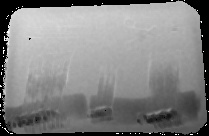
#> input picture trainImage/depth_1.jpg, 209 x 136 px, found by its file name
$ python ThresholdTuning.py   (Python 2 division)
#> lines starting #> are read from the running program, lines starting #| are printed output that depends on the picture; after the words box and inside, x2 and y2 are one past the last pixel; in counts of white or black regions, pixels touching at a corner belong together
import cv2
import numpy as np

def test():
    'read in the image'
    imgBGR = cv2.imread('training\\depth_1.jpg', 1)
#> imgBGR is the input picture: shape (136, 209, 3); min 0, max 255, mean 131

    b,g,r = cv2.split(imgBGR)

    imgBGR_copy = imgBGR.copy()
##    cv2.namedWindow('Original image', cv2.WINDOW_NORMAL)
##    cv2.imshow('Original image', imgBGR)
##    cv2.waitKey(0)

    'conver RGB into other channels'
    imgHSV = cv2.cvtColor(imgBGR, cv2.COLOR_BGR2HSV)
#> imgHSV: shape (136, 209, 3); mean H, S, V 0, 0, 131
    imgLAB = cv2.cvtColor(imgBGR, cv2.COLOR_BGR2LAB)
#> imgLAB: shape (136, 209, 3); mean of channels 0, 1, 2 137.5, 128, 128
    imgLUV = cv2.cvtColor(imgBGR, cv2.COLOR_BGR2LUV)
#> imgLUV: shape (136, 209, 3); mean of channels 0, 1, 2 137, 96, 136
    imgHLS = cv2.cvtColor(imgBGR, cv2.COLOR_BGR2HLS)
#> imgHLS: shape (136, 209, 3); mean of channels 0, 1, 2 0, 131, 0

    'select the one that you would like to try'
    select = int(raw_input('Enter choice (0 for BGR, 1 for HSV, 2 for LAB, 3 for LUV, 4 for HLS): '))
#> the answer given: 1
    if select == 0:
        img = imgBGR  # R is OK but not good
    elif select == 1:
        img = imgHSV  # H channel, 63-120 is perfect!!!!!
    elif select == 2:
        img = imgLAB  # A channel, 125-154 also perfect!!!
    elif select == 3:
        img = imgLUV  # U channel, 97-144 perfect!!!!
    elif select == 4:
        img = imgHLS  # H channel, 68-131 almost perfect

    'split it into 3 channels'
    c1,c2,c3 = cv2.split(img)
#> c1: shape (136, 209); every value is 0

    ch1 = cv2.applyColorMap(c1, cv2.COLORMAP_JET)
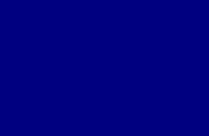
#> ch1: shape (136, 209, 3); mean B, G, R 128, 0, 0
    ch2 = cv2.applyColorMap(c2, cv2.COLORMAP_JET)
    ch3 = cv2.applyColorMap(c3, cv2.COLORMAP_JET)
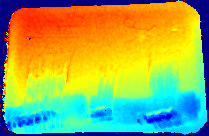
#> ch3: shape (136, 209, 3); mean B, G, R 88.7, 173.2, 151.7
    cv2.imshow('channel1', ch1)
    cv2.imshow('channel2', ch2)
    cv2.imshow('channel3', ch3)

    'create trackbar for tuning threshold'
    def nothing(*arg):
        pass
    cv2.namedWindow('control', cv2.WINDOW_NORMAL)
    cv2.createTrackbar('minC1', 'control', 0, 256, nothing)
#> slider 'minC1' is set to 51
    cv2.createTrackbar('maxC1', 'control', 255, 256, nothing)
    cv2.createTrackbar('minC2', 'control', 0, 256, nothing)
#> slider 'minC2' is set to 51
    cv2.createTrackbar('maxC2', 'control', 255, 256, nothing)
    cv2.createTrackbar('minC3', 'control', 0, 256, nothing)
#> slider 'minC3' is set to 51
    cv2.createTrackbar('maxC3', 'control', 255, 256, nothing)
    cv2.namedWindow('selected_imgBGR', cv2.WINDOW_NORMAL)
    while(1):
        minC1 = cv2.getTrackbarPos('minC1', 'control')
        maxC1 = cv2.getTrackbarPos('maxC1', 'control')
        minC2 = cv2.getTrackbarPos('minC2', 'control')
        maxC2 = cv2.getTrackbarPos('maxC2', 'control')
        minC3 = cv2.getTrackbarPos('minC3', 'control')
        maxC3 = cv2.getTrackbarPos('maxC3', 'control')
        if (minC1 > maxC1):
            maxC1 = minC1
            cv2.setTrackbarPos('maxC1', 'control',maxC1)
        if (minC2 > maxC2):
            maxC2 = minC2
            cv2.setTrackbarPos('maxC2', 'control',maxC2)
        if (minC3 > maxC3):
            maxC3 = minC3
            cv2.setTrackbarPos('maxC3', 'control',maxC3)

        'generate the mask for each channel'
        c1_mask = cv2.inRange(c1, minC1, maxC1)
        c2_mask = cv2.inRange(c2, minC2, maxC2)
        c3_mask = cv2.inRange(c3, minC3, maxC3)
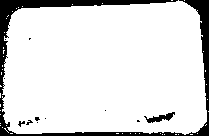
#> c3_mask: shape (136, 209); 87.7% white; 12 black regions (9 under 20 px), largest, box (x1, y1, x2, y2) and area: (0, 0, 209, 136) 3295, (144, 112, 175, 123) 145, (18, 121, 25, 127) 21
        c1_mask = np.logical_and(c1_mask,1)
        c2_mask = np.logical_and(c2_mask,1)
        c3_mask = np.logical_and(c3_mask,1)

        'combine the mask together'
        combined_mask = np.array(np.logical_and(np.logical_and(c1_mask, c2_mask), c3_mask)*255, np.uint8)
        'select subimage from each channel and then merge them together'
        selected_imgB = np.array(combined_mask/255.0 * b, np.uint8)
        selected_imgG = np.array(combined_mask/255.0 * g, np.uint8)
        selected_imgR = np.array(combined_mask/255.0 * r, np.uint8)
        selected_imgBGR = cv2.merge([selected_imgB,selected_imgG,selected_imgR])
#> selected_imgBGR: shape (136, 209, 3); every value is 0
        cv2.imshow('selected_imgBGR', selected_imgBGR)
        k = cv2.waitKey(1)
#> (key Esc is pressed here)
        if k == 27:
            print minC1, maxC1, minC2, maxC2, minC3, maxC3
            break

    cv2.destroyAllWindows()

if __name__ == '__main__':
    test()
